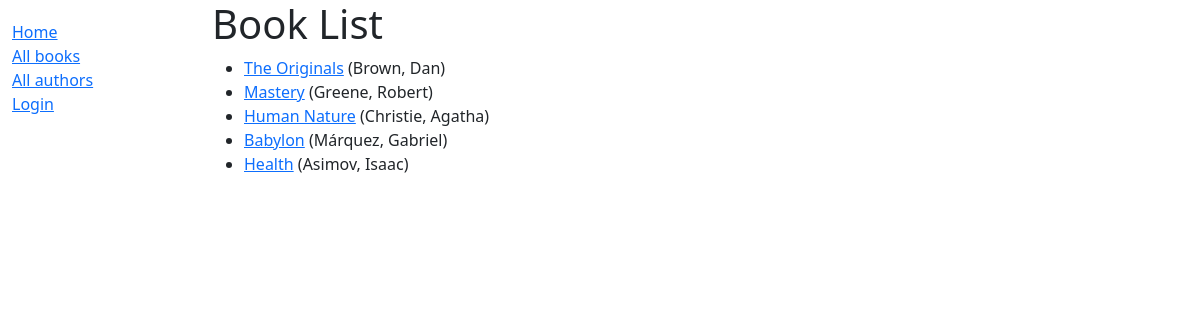
/catalog/books/, run on the app's committed database.
### catalog/models.py (models this page shows, shortened)
class Book(models.Model):
    title = models.CharField(max_length=200)
    author = models.ForeignKey('Author',on_delete=models.RESTRICT, null=True)
    summary = models.TextField(max_length=1000, help_text='Enter a brief description of the book')
    isbn = models.CharField('ISBN', max_length=13, unique=True, help_text='13 Character <a href="https://www.isbn-international.org/content/what-isbn''">ISBN number</a>')
    genre = models.ManyToManyField(Genre, help_text="Select a genre for this book")
    language = models.ForeignKey(
        'Language', on_delete=models.SET_NULL, null=True)
    def get_absolute_url(self):
        return reverse('book-detail', args=[str(self.id)])
    def display_genre(self):
        """Create a string for the Genre. This is required to display genre in Admin."""
        return ', '.join(genre.name for genre in self.genre.all()[:3])
    display_genre.short_description = 'Genre'

class Author(models.Model):
    first_name = models.CharField(max_length=100)
    last_name = models.CharField(max_length=100)
    date_of_birth = models.DateField(null=True, blank=True)
    date_of_death = models.DateField('died', null=True, blank=True)
    class Meta:
        ordering = ['last_name', 'first_name']
    def __str__(self):
        return f'{self.last_name}, {self.first_name}'   # this is interpolation remember its different from concatenation

### catalog/views.py (the view)
# urls.py: path('books/', views.BookListView.as_view(), name='books'),  #For Django class-based views we access an appropriate view function by calling the class method as_view()
class BookListView(generic.ListView):
    model = Book
    context_object_name = 'book_list' # your own name for the list as a template variable
    template_name = 'catalog/book_list.html'
    paginate_by = 10   #as soon as you have more than 10 records the view will start paginating the data it sends to the template

### catalog/templates/catalog/book_list.html
{% extends "base_generic.html" %}
{% block content %}
  <h1>Book List</h1>
  {% if book_list %}
    <ul>
      {% for book in book_list %}
      <li>
        <a href="{{ book.get_absolute_url }}">{{ book.title }}</a>
        ({{book.author}})
      </li>
      {% endfor %}
    </ul>
  {% else %}
    <p>There are no books in the library.</p>
  {% endif %}
{% endblock %}

### data on the page
Book: title "The Originals", author "Brown, Dan"
Book: title "Mastery", author "Greene, Robert"
Book: title "Human Nature", author "Christie, Agatha"
Book: title "Babylon", author "Márquez, Gabriel"
Book: title "Health", author "Asimov, Isaac"
